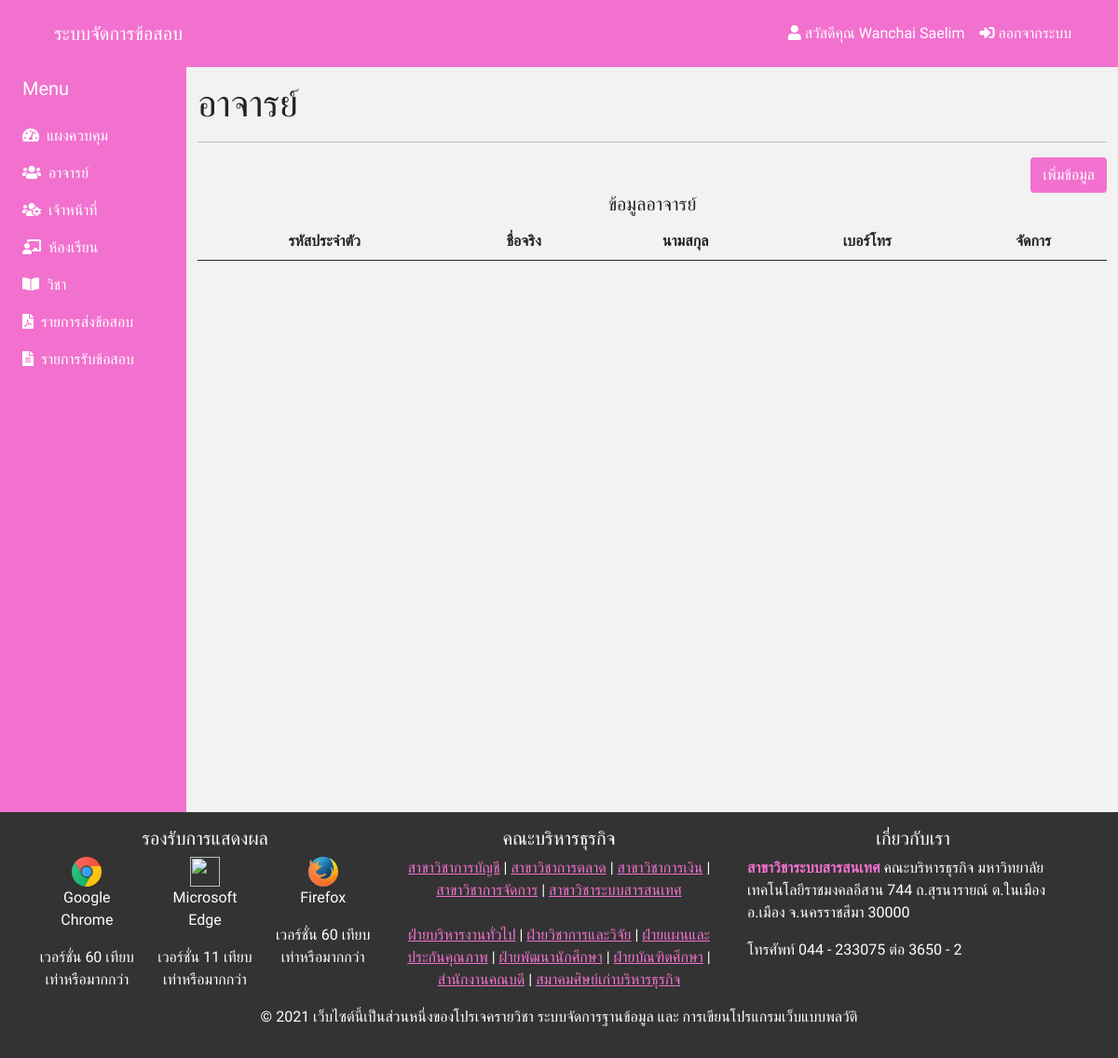
The page /admin/teachers.php (signed in) on the database as committed earlier.
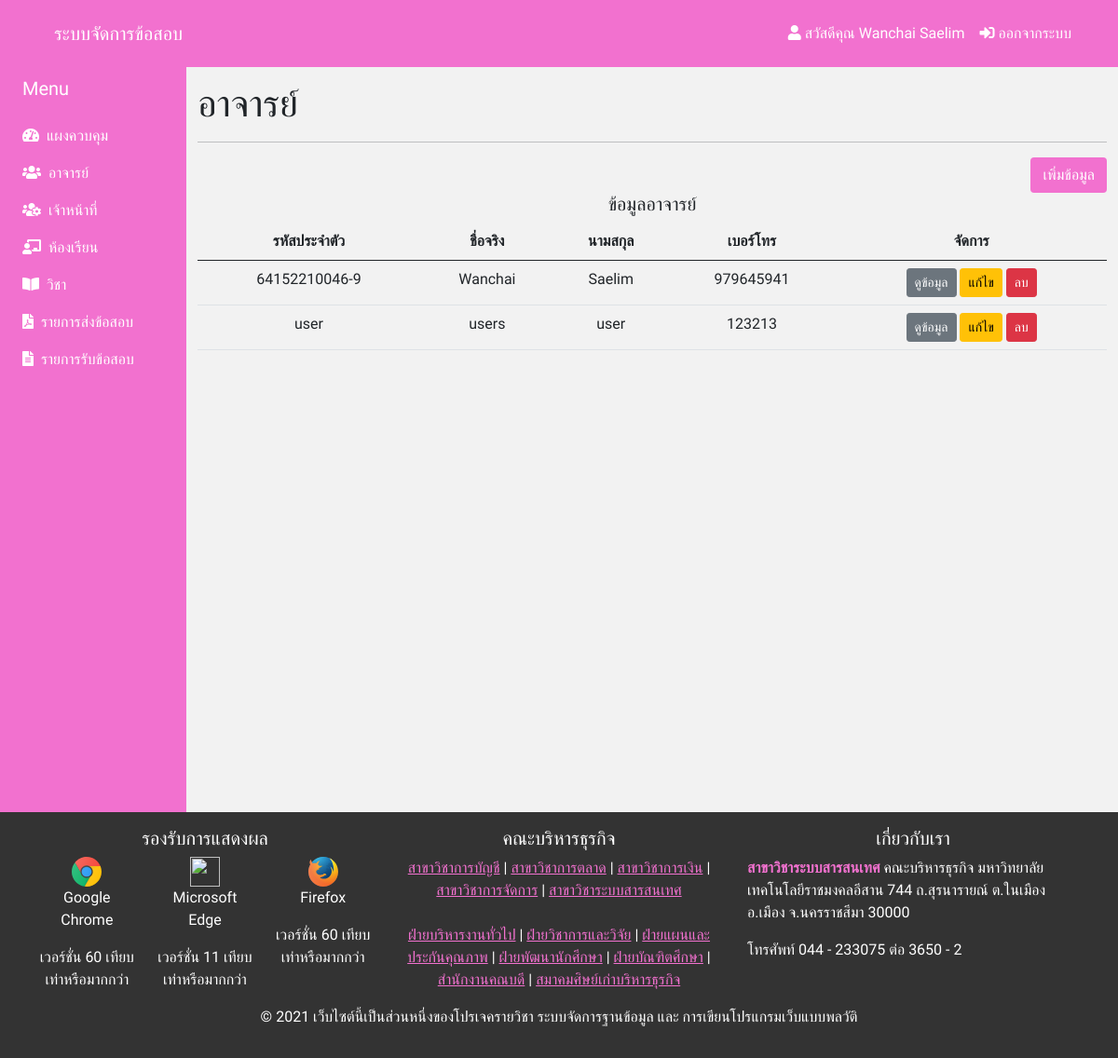
The same page on the database as committed later.
### tables this page shows
CREATE TABLE `teachers` (
  `teacher_id` varchar(15) NOT NULL,
  `teacher_user` varchar(64) NOT NULL,
  `teacher_pass` varchar(64) NOT NULL,
  `teacher_fname` varchar(30) NOT NULL,
  `teacher_lname` varchar(30) NOT NULL,
  `teacher_tel` int(10) NOT NULL,
  `teacher_position` varchar(30) NOT NULL
);

### admin/teachers.php (the view, shortened to what this page needs)
<?php
include('../config/db.php');
?>
<!DOCTYPE html>
<html lang="en">
<head>
	<?php include('includes/css.inc.php'); ?>
</head>
<body>
	<?php include('includes/navbar.inc.php'); ?>
	<?php include('includes/sidebarContentTop.inc.php'); ?>
	<div class="col py-3">
		<h1>อาจารย์</h1>
		<hr>
		<div class="text-right">
			<a href="teachers.php?show=add" class="btn btn-is">เพิ่มข้อมูล</a>
		</div>
		<div class="row">
			<div class="col-md-12">
				<h5 class="text-center">ข้อมูลอาจารย์</h5>
				<div class="table-responsive">
					<table class="table">
						<thead>
							<tr class="text-center">
								<th>รหัสประจำตัว</th>
								<th>ชื่อจริง</th>
								<th>นามสกุล</th>
								<th>เบอร์โทร</th>
								<th colspan="3">จัดการ</th>
							</tr>
						</thead>
						<tbody>
							<?php
							$sql = "SELECT * FROM teachers";
							$query = mysqli_query($conn, $sql);
							while($row = mysqli_fetch_assoc($query)) {
							?>
							<tr class="text-center">
								<td><?= $row['teacher_id']; ?></td>
								<td><?= $row['teacher_fname']; ?></td>
								<td><?= $row['teacher_lname']; ?></td>
								<td><?= $row['teacher_tel']; ?></td>
								<td colspan="3">
									<a href="teachers.php?info=<?= $row['teacher_id']; ?>" class="btn btn-secondary btn-sm">ดูข้อมูล</a>
									<a href="teachers.php?edit=<?= $row['teacher_id']; ?>" class="btn btn-warning btn-sm">แก้ไข</a>
									<a href="controller/teacherDelete.php?id=<?= $row['teacher_id']; ?>" onclick="confirm('คุณแน่ใจใช่หรือไม่? ที่จะลบ <?= $row['teacher_fname']; ?> ออก')" class="btn btn-danger btn-sm">ลบ</a>
								</td>
							</tr>
							<?php } ?>
						</tbody>
					</table>
				</div>
			</div>
			</div>
		</div>
	</div>
	<?php include('includes/sidebarContentBottom.inc.php'); ?>
	<?php include('includes/footer.inc.php'); ?>
</body>
</html>

Rows that differ between the two databases and show on the page:
added teachers: teacher_id "64152210046-9", teacher_fname "Wanchai", teacher_lname "Saelim", teacher_tel "979645941"
added teachers: teacher_id "user", teacher_fname "users", teacher_lname "user", teacher_tel "123213"
